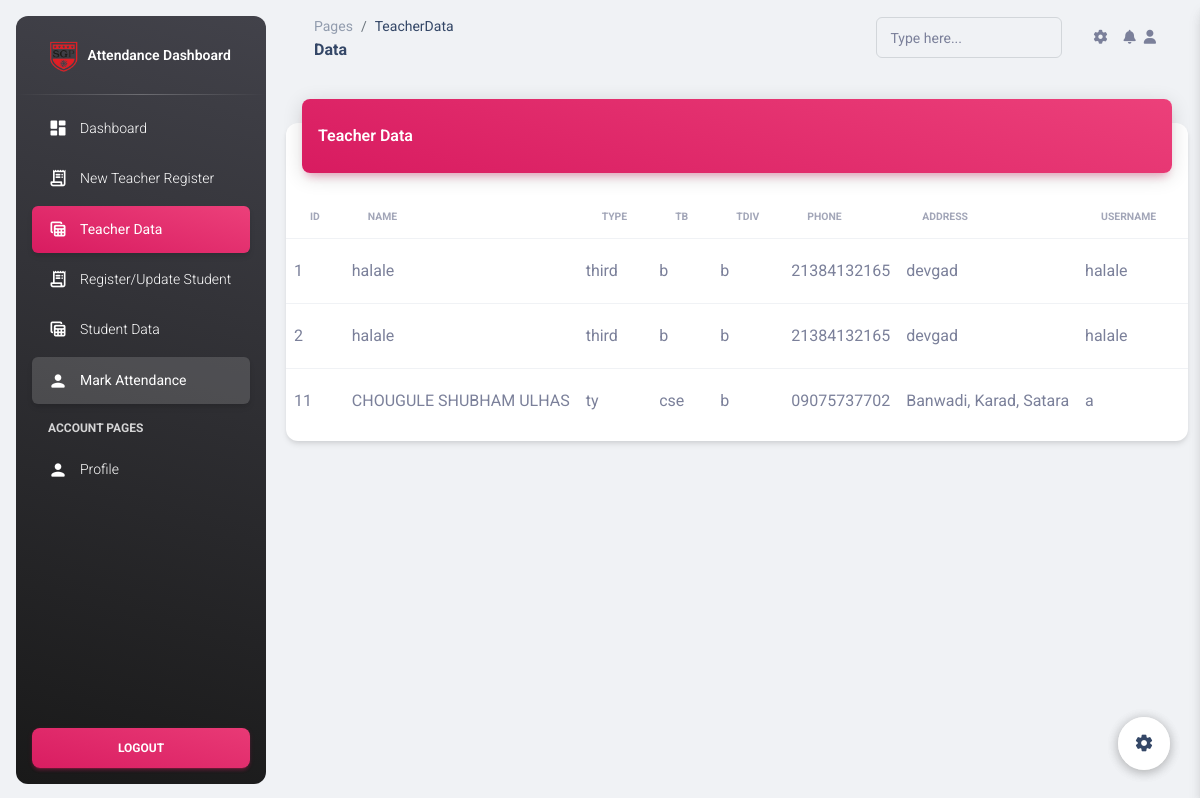
Page /teacherdata.php (signed in) on the committed database.
### tables this page shows
CREATE TABLE `teacherdata` (
  `id` int(11) NOT NULL,
  `Name` varchar(1000) NOT NULL,
  `tyear` varchar(1002) NOT NULL,
  `tbranch` varchar(1000) NOT NULL,
  `tdiv` varchar(1000) NOT NULL,
  `phone` varchar(1000) NOT NULL,
  `address` varchar(300) NOT NULL,
  `username` varchar(1000) NOT NULL,
  `password` varchar(1000) NOT NULL
);

### teacherdata.php (the view, shortened to what this page needs)
<!DOCTYPE html>
<html lang="en">
<head>
  <link href="../assets/css/nucleo-icons.css" rel="stylesheet" />
  <link href="../assets/css/nucleo-svg.css" rel="stylesheet" />
  <link id="pagestyle" href="../assets/css/material-dashboard.css?v=3.1.0" rel="stylesheet" />
</head>
<body class="g-sidenav-show  bg-gray-200">
  <aside class="sidenav navbar navbar-vertical navbar-expand-xs border-0 border-radius-xl my-3 fixed-start ms-3   bg-gradient-dark" id="sidenav-main">
    <div class="sidenav-header">
      <a class="navbar-brand m-0" href=" https://demos.creative-tim.com/material-dashboard/pages/dashboard " target="_blank">
        <img src="./assets/img/mainl.png" class="navbar-brand-img h-100" alt="main_logo">
        <span class="ms-1 font-weight-bold text-white">Attendance Dashboard</span>
      </a>
    </div>
    <hr class="horizontal light mt-0 mb-2">
    <div class="collapse navbar-collapse  w-auto " id="sidenav-collapse-main">
      <ul class="navbar-nav">
        <li class="nav-item">
          <a class="nav-link text-white " href="dashboard.php">
            <div class="text-white text-center me-2 d-flex align-items-center justify-content-center">
              <i class="material-icons opacity-10">dashboard</i>
            </div>
            <span class="nav-link-text ms-1">Dashboard</span>
          </a>
        </li>
        <li class="nav-item">
          <a class="nav-link text-white  " href="teacherregister.php">
            <div class="text-white text-center me-2 d-flex align-items-center justify-content-center">
              <i class="material-icons opacity-10">receipt_long</i>
            </div>
            <span class="nav-link-text ms-1">New Teacher Register</span>
          </a>
        </li>
        <li class="nav-item">
          <a class="nav-link text-white active bg-gradient-primary" href="teacherdata.php">
            <div class="text-white text-center me-2 d-flex align-items-center justify-content-center">
              <i class="material-icons opacity-10">table_view</i>
            </div>
            <span class="nav-link-text ms-1">Teacher Data</span>
          </a>
        </li>
        <li class="nav-item">
          <a class="nav-link text-white " href="registerstudent.php">
            <div class="text-white text-center me-2 d-flex align-items-center justify-content-center">
              <i class="material-icons opacity-10">receipt_long</i>
            </div>
            <span class="nav-link-text ms-1">Register/Update Student</span>
          </a>
        </li>
        <li class="nav-item">
          <a class="nav-link text-white  " href="studentdata.php">
            <div class="text-white text-center me-2 d-flex align-items-center justify-content-center">
              <i class="material-icons opacity-10">table_view</i>
            </div>
            <span class="nav-link-text ms-1">Student Data</span>
          </a>
        </li>
        <li class="nav-item">
          <a class="nav-link text-white active " href="markattendance.php">
            <div class="text-white text-center me-2 d-flex align-items-center justify-content-center">
              <i class="material-icons opacity-10">person</i>
            </div>
            <span class="nav-link-text ms-1">Mark Attendance</span>
          </a>
        </li>
        <li class="nav-item mt-3">
          <h6 class="ps-4 ms-2 text-uppercase text-xs text-white font-weight-bolder opacity-8">Account pages</h6>
        </li>
        <li class="nav-item">
          <a class="nav-link text-white " href="../pages/profile.html">
            <div class="text-white text-center me-2 d-flex align-items-center justify-content-center">
              <i class="material-icons opacity-10">person</i>
            </div>
            <span class="nav-link-text ms-1">Profile</span>
          </a>
        </li>
      </ul>
    </div>
    <div class="sidenav-footer position-absolute w-100 bottom-0 ">
      <div class="mx-3">
        <form action="logout.php" method="post">
            <button class="btn bg-gradient-primary w-100"  type="submit">LOGOUT</button>
        </form>
    </div>
    </div>
  </aside>
  <main class="main-content position-relative max-height-vh-100 h-100 border-radius-lg ">
    <nav class="navbar navbar-main navbar-expand-lg px-0 mx-4 shadow-none border-radius-xl" id="navbarBlur" data-scroll="true">
      <div class="container-fluid py-1 px-3">
        <nav aria-label="breadcrumb">
          <ol class="breadcrumb bg-transparent mb-0 pb-0 pt-1 px-0 me-sm-6 me-5">
            <li class="breadcrumb-item text-sm"><a class="opacity-5 text-dark" href="javascript:;">Pages</a></li>
            <li class="breadcrumb-item text-sm text-dark active" aria-current="page">TeacherData</li>
          </ol>
          <h6 class="font-weight-bolder mb-0">Data
          </h6>
        </nav>
        <div class="collapse navbar-collapse mt-sm-0 mt-2 me-md-0 me-sm-4" id="navbar">
          <div class="ms-md-auto pe-md-3 d-flex align-items-center">
            <div class="input-group input-group-outline">
              <label class="form-label">Type here...</label>
              <input type="text" class="form-control">
            </div>
          </div>
          <ul class="navbar-nav  justify-content-end">
            <li class="nav-item px-3 d-flex align-items-center">
              <a href="javascript:;" class="nav-link text-body p-0">
                <i class="fa fa-cog fixed-plugin-button-nav cursor-pointer"></i>
              </a>
            </li>
            <li class="nav-item dropdown pe-2 d-flex align-items-center">
              <a href="javascript:;" class="nav-link text-body p-0" id="dropdownMenuButton" data-bs-toggle="dropdown" aria-expanded="false">
                <i class="fa fa-bell cursor-pointer"></i>
              </a>
            </li>
            <li class="nav-item d-flex align-items-center">
              <a href="../pages/sign-in.html" class="nav-link text-body font-weight-bold px-0">
                <i class="fa fa-user me-sm-1"></i>
              </a>
            </li>
          </ul>
        </div>
      </div>
    </nav>
    <div class="fixed-plugin">
    <a class="fixed-plugin-button text-dark position-fixed px-3 py-2">
    </a>
  </div>
  <div class="container my-4">
        <div class="row">
            <div class="col-12">
                <div class="card my-4">
                    <div class="card-header p-0 position-relative mt-n4 mx-3 z-index-2">
                        <div class="bg-gradient-primary shadow-primary border-radius-lg pt-4 pb-3">
                            <h6 class="text-white text-capitalize ps-3">Teacher Data</h6>
                        </div>
                    </div>
                    <div class="card-body px-0 pb-2">
                        <div class="table-responsive p-0">
                            <?php
                            $servername = "localhost";
                            $username = "root";
                            $password = "";
                            $database = "manag";
                            $conn = new mysqli($servername, $username, $password, $database);
                            $sql_teacher = "SELECT * FROM teacherdata";
                            $result_teacher = $conn->query($sql_teacher);
                            if ($result_teacher->num_rows > 0) {
                                echo '<table class="table align-items-center mb-0">';
                                echo '<thead>';
                                echo '<tr>';
                                echo '<th class="text-uppercase text-secondary text-xxs font-weight-bolder opacity-7">ID</th>';
                                echo '<th class="text-uppercase text-secondary text-xxs font-weight-bolder opacity-7">Name</th>';
                                echo '<th class="text-uppercase text-secondary text-xxs font-weight-bolder opacity-7">Type</th>';
                                echo '<th class="text-uppercase text-secondary text-xxs font-weight-bolder opacity-7">TB</th>';
                                echo '<th class="text-uppercase text-secondary text-xxs font-weight-bolder opacity-7">TDiv</th>';
                                echo '<th class="text-uppercase text-secondary text-xxs font-weight-bolder opacity-7">Phone</th>';
                                echo '<th class="text-uppercase text-secondary text-xxs font-weight-bolder opacity-7">Address</th>';
                                echo '<th class="text-uppercase text-secondary text-xxs font-weight-bolder opacity-7">Username</th>';
                                echo '<th class="text-uppercase text-secondary text-xxs font-weight-bolder opacity-7">Password</th>';
                                echo '</tr>';
                                echo '</thead>';
                                echo '<tbody>';
                                while ($row_teacher = $result_teacher->fetch_assoc()) {
                                    echo '<tr>';
                                    echo '<td>' . $row_teacher['id'] . '</td>';
                                    echo '<td>' . $row_teacher['Name'] . '</td>';
                                    echo '<td>' . $row_teacher['tyear'] . '</td>';
                                    echo '<td>' . $row_teacher['tbranch'] . '</td>';
                                    echo '<td>' . $row_teacher['tdiv'] . '</td>';
                                    echo '<td>' . $row_teacher['phone'] . '</td>';
                                    echo '<td>' . $row_teacher['address'] . '</td>';
                                    echo '<td>' . $row_teacher['username'] . '</td>';
                                    echo '<td>' . $row_teacher['password'] . '</td>';
                                    echo '</tr>';
                                }
                                echo '</tbody>';
                                echo '</table>';
                            } else {
                                echo '<p class="text-center">No teacher data available</p>';
                            }
                            ?>
                        </div>
                    </div>
                </div>
            </div>
        </div>
    </div>
  </main>
  <div class="fixed-plugin">
    <a class="fixed-plugin-button text-dark position-fixed px-3 py-2">
      <i class="material-icons py-2">settings</i>
    </a>
  </div>
</body>
</html>

### rows in the picture
teacherdata: id "1", Name "halale", tyear "third", tbranch "b", tdiv "b", phone "21384132165", address "devgad", username "halale"
teacherdata: id "2", Name "halale", tyear "third", tbranch "b", tdiv "b", phone "21384132165", address "devgad", username "halale"
teacherdata: id "11", Name "CHOUGULE SHUBHAM ULHAS", tyear "ty", tbranch "cse", tdiv "b", phone "09075737702", address "Banwadi, Karad, Satara", username "a"
